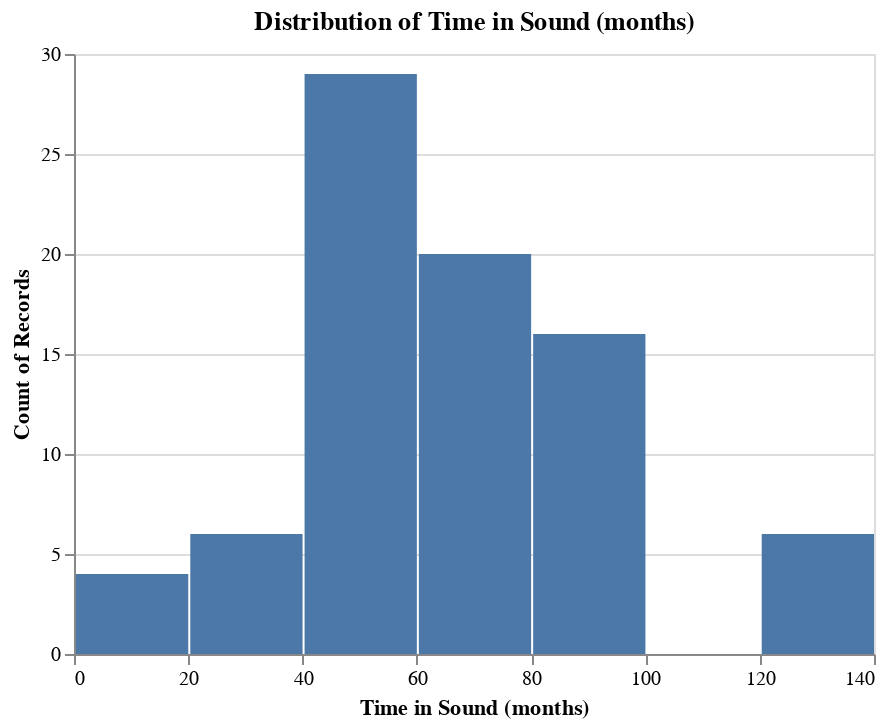

This figure's notebook cell:
### Code cell
# histogram of time in sound:
ah.histogram(alldf, 'Time in Sound (months)', output_directory)

### Figure 1 — Vega-Lite specification as saved in the notebook (floating-point values rounded to 4 significant figures)
{"config": {"view": {"continuousWidth": 400, "continuousHeight": 300}}, "data": {"name": "data-4416f89051a386f4a23cd33d6e41353e"}, "mark": "bar", "encoding": {"x": {"type": "quantitative", "bin": true, "field": "Time in Sound (months)", "title": "Time in Sound (months)"}, "y": {"type": "quantitative", "aggregate": "count"}}, "title": "Distribution of Time in Sound (months)", "$schema": "https://vega.github.io/schema/vega-lite/v4.8.1.json", "datasets": {"data-4416f89051a386f4a23cd33d6e41353e": [{"Unnamed: 0": 0, "ID": "942", "Group": "CI", "Condition": "Related", "Mean Amplitude": -15.61, "Age (months)": 56, "Time in Sound (months)": 43, "Age of Activation (months)": 13.0, "Region": "Frontal"}, {"Unnamed: 0": 1, "ID": "959", "Group": "CI", "Condition": "Related", "Mean Amplitude": -8.93, "Age (months)": 57, "Time in Sound (months)": 17, "Age of Activation (months)": 40.0, "Region": "Frontal"}, {"Unnamed: 0": 2, "ID": "925", "Group": "CI", "Condition": "Related", "Mean Amplitude": -12.59, "Age (months)": 58, "Time in Sound (months)": 52, "Age of Activation (months)": 6.0, "Region": "Frontal"}, {"Unnamed: 0": 3, "ID": "956", "Group": "CI", "Condition": "Related", "Mean Amplitude": -7.367, "Age (months)": 58, "Time in Sound (months)": 5, "Age of Activation (months)": 53.0, "Region": "Frontal"}, {"Unnamed: 0": 4, "ID": "955", "Group": "CI", "Condition": "Related", "Mean Amplitude": -2.817, "Age (months)": 61, "Time in Sound (months)": 49, "Age of Activation (months)": 12.0, "Region": "Frontal"}, {"Unnamed: 0": 5, "ID": "904", "Group": "CI", "Condition": "Related", "Mean Amplitude": -19.84, "Age (months)": 67, "Time in Sound (months)": 54, "Age of Activation (months)": 13.0, "Region": "Frontal"}, {"Unnamed: 0": 6, "ID": "911", "Group": "CI", "Condition": "Related", "Mean Amplitude": -16.24, "Age (months)": 67, "Time in Sound (months)": 54, "Age of Activation (months)": 13.0, "Region": "Frontal"}, {"Unnamed: 0": 7, "ID": "919", "Group": "CI", "Condition": "Related", "Mean Amplitude": -14.0, "Age (months)": 74, "Time in Sound (months)": 67, "Age of Activation (months)": 7.0, "Region": "Frontal"}, {"Unnamed: 0": 9, "ID": "945", "Group": "CI", "Condition": "Related", "Mean Amplitude": -8.855, "Age (months)": 77, "Time in Sound (months)": 56, "Age of Activation (months)": 21.0, "Region": "Frontal"}, {"Unnamed: 0": 10, "ID": "961", "Group": "CI", "Condition": "Related", "Mean Amplitude": -3.653, "Age (months)": 77, "Time in Sound (months)": 63, "Age of Activation (months)": 14.0, "Region": "Frontal"}, {"Unnamed: 0": 11, "ID": "903", "Group": "CI", "Condition": "Related", "Mean Amplitude": -20.12, "Age (months)": 82, "Time in Sound (months)": 72, "Age of Activation (months)": 10.0, "Region": "Frontal"}, {"Unnamed: 0": 13, "ID": "936", "Group": "CI", "Condition": "Related", "Mean Amplitude": 2.601, "Age (months)": 86, "Time in Sound (months)": 71, "Age of Activation (months)": 15.0, "Region": "Frontal"}, {"Unnamed: 0": 14, "ID": "901", "Group": "CI", "Condition": "Related", "Mean Amplitude": -28.02, "Age (months)": 86, "Time in Sound (months)": 68, "Age of Activation (months)": 18.0, "Region": "Frontal"}, {"Unnamed: 0": 15, "ID": "923", "Group": "CI", "Condition": "Related", "Mean Amplitude": -8.112, "Age (months)": 87, "Time in Sound (months)": 56, "Age of Activation (months)": 31.0, "Region": "Frontal"}, {"Unnamed: 0": 16, "ID": "924", "Group": "CI", "Condition": "Related", "Mean Amplitude": -7.386, "Age (months)": 87, "Time in Sound (months)": 74, "Age of Activation (months)": 13.0, "Region": "Frontal"}, {"Unnamed: 0": 17, "ID": "934", "Group": "CI", "Condition": "Related", "Mean Amplitude": -6.924, "Age (months)": 89, "Time in Sound (months)": 80, "Age of Activation (months)": 9.0, "Region": "Frontal"}, {"Unnamed: 0": 18, "ID": "951", "Group": "CI", "Condition": "Related", "Mean Amplitude": -20.02, "Age (months)": 89, "Time in Sound (months)": 49, "Age of Activation (months)": 40.0, "Region": "Frontal"}, {"Unnamed: 0": 19, "ID": "913", "Group": "CI", "Condition": "Related", "Mean Amplitude": -14.82, "Age (months)": 100, "Time in Sound (months)": 86, "Age of Activation (months)": 14.0, "Region": "Frontal"}, {"Unnamed: 0": 20, "ID": "910", "Group": "CI", "Condition": "Related", "Mean Amplitude": -24.73, "Age (months)": 102, "Time in Sound (months)": 87, "Age of Activation (months)": 15.0, "Region": "Frontal"}, {"Unnamed: 0": 21, "ID": "941", "Group": "CI", "Condition": "Related", "Mean Amplitude": -21.5, "Age (months)": 106, "Time in Sound (months)": 35, "Age of Activation (months)": 71.0, "Region": "Frontal"}, {"Unnamed: 0": 22, "ID": "947", "Group": "CI", "Condition": "Related", "Mean Amplitude": -6.167, "Age (months)": 106, "Time in Sound (months)": 27, "Age of Activation (months)": 79.0, "Region": "Frontal"}, {"Unnamed: 0": 23, "ID": "935", "Group": "CI", "Condition": "Related", "Mean Amplitude": -13.32, "Age (months)": 122, "Time in Sound (months)": 80, "Age of Activation (months)": 42.0, "Region": "Frontal"}, {"Unnamed: 0": 24, "ID": "937", "Group": "CI", "Condition": "Related", "Mean Amplitude": -14.51, "Age (months)": 122, "Time in Sound (months)": 55, "Age of Activation (months)": 67.0, "Region": "Frontal"}, {"Unnamed: 0": 25, "ID": "857", "Group": "HG", "Condition": "Related", "Mean Amplitude": -13.35, "Age (months)": 33, "Time in Sound (months)": 33, "Age of Activation (months)": null, "Region": "Frontal"}, {"Unnamed: 0": 26, "ID": "847", "Group": "HG", "Condition": "Related", "Mean Amplitude": -3.141, "Age (months)": 43, "Time in Sound (months)": 43, "Age of Activation (months)": null, "Region": "Frontal"}, {"Unnamed: 0": 27, "ID": "858", "Group": "HG", "Condition": "Related", "Mean Amplitude": -6.38, "Age (months)": 51, "Time in Sound (months)": 51, "Age of Activation (months)": null, "Region": "Frontal"}, {"Unnamed: 0": 28, "ID": "859", "Group": "HG", "Condition": "Related", "Mean Amplitude": -7.24, "Age (months)": 52, "Time in Sound (months)": 52, "Age of Activation (months)": null, "Region": "Frontal"}, {"Unnamed: 0": 29, "ID": "841", "Group": "HG", "Condition": "Related", "Mean Amplitude": -18.55, "Age (months)": 56, "Time in Sound (months)": 56, "Age of Activation (months)": null, "Region": "Frontal"}, {"Unnamed: 0": 30, "ID": "836", "Group": "HG", "Condition": "Related", "Mean Amplitude": -16.37, "Age (months)": 59, "Time in Sound (months)": 59, "Age of Activation (months)": null, "Region": "Frontal"}, {"Unnamed: 0": 31, "ID": "846", "Group": "HG", "Condition": "Related", "Mean Amplitude": -20.0, "Age (months)": 68, "Time in Sound (months)": 68, "Age of Activation (months)": null, "Region": "Frontal"}, {"Unnamed: 0": 32, "ID": "N4C01", "Group": "HG", "Condition": "Related", "Mean Amplitude": -4.009, "Age (months)": 61, "Time in Sound (months)": 61, "Age of Activation (months)": null, "Region": "Frontal"}, {"Unnamed: 0": 33, "ID": "842", "Group": "HG", "Condition": "Related", "Mean Amplitude": -15.07, "Age (months)": 67, "Time in Sound (months)": 67, "Age of Activation (months)": null, "Region": "Frontal"}, {"Unnamed: 0": 34, "ID": "848", "Group": "HG", "Condition": "Related", "Mean Amplitude": -13.68, "Age (months)": 74, "Time in Sound (months)": 74, "Age of Activation (months)": null, "Region": "Frontal"}, {"Unnamed: 0": 36, "ID": "N4C10", "Group": "HG", "Condition": "Related", "Mean Amplitude": -6.016, "Age (months)": 82, "Time in Sound (months)": 82, "Age of Activation (months)": null, "Region": "Frontal"}, {"Unnamed: 0": 37, "ID": "N4C13", "Group": "HG", "Condition": "Related", "Mean Amplitude": -28.01, "Age (months)": 85, "Time in Sound (months)": 85, "Age of Activation (months)": null, "Region": "Frontal"}, {"Unnamed: 0": 38, "ID": "809", "Group": "HG", "Condition": "Related", "Mean Amplitude": -18.31, "Age (months)": 99, "Time in Sound (months)": 99, "Age of Activation (months)": null, "Region": "Frontal"}, {"Unnamed: 0": 39, "ID": "N4C09", "Group": "HG", "Condition": "Related", "Mean Amplitude": -14.53, "Age (months)": 99, "Time in Sound (months)": 99, "Age of Activation (months)": null, "Region": "Frontal"}, {"Unnamed: 0": 40, "ID": "850", "Group": "HG", "Condition": "Related", "Mean Amplitude": -15.11, "Age (months)": 124, "Time in Sound (months)": 124, "Age of Activation (months)": null, "Region": "Frontal"}, {"Unnamed: 0": 41, "ID": "801", "Group": "HG", "Condition": "Related", "Mean Amplitude": -13.3, "Age (months)": 127, "Time in Sound (months)": 127, "Age of Activation (months)": null, "Region": "Frontal"}, {"Unnamed: 0": 42, "ID": "803", "Group": "HG", "Condition": "Related", "Mean Amplitude": -11.74, "Age (months)": 128, "Time in Sound (months)": 128, "Age of Activation (months)": null, "Region": "Frontal"}, {"Unnamed: 0": 43, "ID": "942", "Group": "CI", "Condition": "Unrelated", "Mean Amplitude": -19.68, "Age (months)": 56, "Time in Sound (months)": 43, "Age of Activation (months)": 13.0, "Region": "Frontal"}, {"Unnamed: 0": 44, "ID": "959", "Group": "CI", "Condition": "Unrelated", "Mean Amplitude": -15.05, "Age (months)": 57, "Time in Sound (months)": 17, "Age of Activation (months)": 40.0, "Region": "Frontal"}, {"Unnamed: 0": 45, "ID": "925", "Group": "CI", "Condition": "Unrelated", "Mean Amplitude": -15.04, "Age (months)": 58, "Time in Sound (months)": 52, "Age of Activation (months)": 6.0, "Region": "Frontal"}, {"Unnamed: 0": 46, "ID": "956", "Group": "CI", "Condition": "Unrelated", "Mean Amplitude": -20.8, "Age (months)": 58, "Time in Sound (months)": 5, "Age of Activation (months)": 53.0, "Region": "Frontal"}, {"Unnamed: 0": 47, "ID": "955", "Group": "CI", "Condition": "Unrelated", "Mean Amplitude": -2.808, "Age (months)": 61, "Time in Sound (months)": 49, "Age of Activation (months)": 12.0, "Region": "Frontal"}, {"Unnamed: 0": 48, "ID": "904", "Group": "CI", "Condition": "Unrelated", "Mean Amplitude": -20.64, "Age (months)": 67, "Time in Sound (months)": 54, "Age of Activation (months)": 13.0, "Region": "Frontal"}, {"Unnamed: 0": 49, "ID": "911", "Group": "CI", "Condition": "Unrelated", "Mean Amplitude": -17.36, "Age (months)": 67, "Time in Sound (months)": 54, "Age of Activation (months)": 13.0, "Region": "Frontal"}, {"Unnamed: 0": 50, "ID": "919", "Group": "CI", "Condition": "Unrelated", "Mean Amplitude": -15.46, "Age (months)": 74, "Time in Sound (months)": 67, "Age of Activation (months)": 7.0, "Region": "Frontal"}, {"Unnamed: 0": 52, "ID": "945", "Group": "CI", "Condition": "Unrelated", "Mean Amplitude": -16.92, "Age (months)": 77, "Time in Sound (months)": 56, "Age of Activation (months)": 21.0, "Region": "Frontal"}, {"Unnamed: 0": 53, "ID": "961", "Group": "CI", "Condition": "Unrelated", "Mean Amplitude": -19.6, "Age (months)": 77, "Time in Sound (months)": 63, "Age of Activation (months)": 14.0, "Region": "Frontal"}, {"Unnamed: 0": 54, "ID": "903", "Group": "CI", "Condition": "Unrelated", "Mean Amplitude": -24.76, "Age (months)": 82, "Time in Sound (months)": 72, "Age of Activation (months)": 10.0, "Region": "Frontal"}, {"Unnamed: 0": 55, "ID": "921", "Group": "CI", "Condition": "Unrelated", "Mean Amplitude": -33.19, "Age (months)": 82, "Time in Sound (months)": 46, "Age of Activation (months)": 36.0, "Region": "Frontal"}, {"Unnamed: 0": 56, "ID": "936", "Group": "CI", "Condition": "Unrelated", "Mean Amplitude": -6.697, "Age (months)": 86, "Time in Sound (months)": 71, "Age of Activation (months)": 15.0, "Region": "Frontal"}, {"Unnamed: 0": 57, "ID": "901", "Group": "CI", "Condition": "Unrelated", "Mean Amplitude": -3.359, "Age (months)": 86, "Time in Sound (months)": 68, "Age of Activation (months)": 18.0, "Region": "Frontal"}, {"Unnamed: 0": 58, "ID": "923", "Group": "CI", "Condition": "Unrelated", "Mean Amplitude": -22.51, "Age (months)": 87, "Time in Sound (months)": 56, "Age of Activation (months)": 31.0, "Region": "Frontal"}, {"Unnamed: 0": 59, "ID": "924", "Group": "CI", "Condition": "Unrelated", "Mean Amplitude": -18.95, "Age (months)": 87, "Time in Sound (months)": 74, "Age of Activation (months)": 13.0, "Region": "Frontal"}, {"Unnamed: 0": 60, "ID": "934", "Group": "CI", "Condition": "Unrelated", "Mean Amplitude": -14.02, "Age (months)": 89, "Time in Sound (months)": 80, "Age of Activation (months)": 9.0, "Region": "Frontal"}, {"Unnamed: 0": 61, "ID": "951", "Group": "CI", "Condition": "Unrelated", "Mean Amplitude": -19.7, "Age (months)": 89, "Time in Sound (months)": 49, "Age of Activation (months)": 40.0, "Region": "Frontal"}, {"Unnamed: 0": 62, "ID": "913", "Group": "CI", "Condition": "Unrelated", "Mean Amplitude": -15.58, "Age (months)": 100, "Time in Sound (months)": 86, "Age of Activation (months)": 14.0, "Region": "Frontal"}, {"Unnamed: 0": 63, "ID": "910", "Group": "CI", "Condition": "Unrelated", "Mean Amplitude": -35.34, "Age (months)": 102, "Time in Sound (months)": 87, "Age of Activation (months)": 15.0, "Region": "Frontal"}, {"Unnamed: 0": 64, "ID": "941", "Group": "CI", "Condition": "Unrelated", "Mean Amplitude": -19.01, "Age (months)": 106, "Time in Sound (months)": 35, "Age of Activation (months)": 71.0, "Region": "Frontal"}, {"Unnamed: 0": 65, "ID": "947", "Group": "CI", "Condition": "Unrelated", "Mean Amplitude": -19.22, "Age (months)": 106, "Time in Sound (months)": 27, "Age of Activation (months)": 79.0, "Region": "Frontal"}, {"Unnamed: 0": 66, "ID": "935", "Group": "CI", "Condition": "Unrelated", "Mean Amplitude": -16.62, "Age (months)": 122, "Time in Sound (months)": 80, "Age of Activation (months)": 42.0, "Region": "Frontal"}, {"Unnamed: 0": 67, "ID": "937", "Group": "CI", "Condition": "Unrelated", "Mean Amplitude": -27.73, "Age (months)": 122, "Time in Sound (months)": 55, "Age of Activation (months)": 67.0, "Region": "Frontal"}, {"Unnamed: 0": 68, "ID": "857", "Group": "HG", "Condition": "Unrelated", "Mean Amplitude": -8.053, "Age (months)": 33, "Time in Sound (months)": 33, "Age of Activation (months)": null, "Region": "Frontal"}, {"Unnamed: 0": 69, "ID": "847", "Group": "HG", "Condition": "Unrelated", "Mean Amplitude": -2.966, "Age (months)": 43, "Time in Sound (months)": 43, "Age of Activation (months)": null, "Region": "Frontal"}, {"Unnamed: 0": 70, "ID": "858", "Group": "HG", "Condition": "Unrelated", "Mean Amplitude": -18.59, "Age (months)": 51, "Time in Sound (months)": 51, "Age of Activation (months)": null, "Region": "Frontal"}, {"Unnamed: 0": 71, "ID": "859", "Group": "HG", "Condition": "Unrelated", "Mean Amplitude": -7.7, "Age (months)": 52, "Time in Sound (months)": 52, "Age of Activation (months)": null, "Region": "Frontal"}, {"Unnamed: 0": 72, "ID": "841", "Group": "HG", "Condition": "Unrelated", "Mean Amplitude": -28.02, "Age (months)": 56, "Time in Sound (months)": 56, "Age of Activation (months)": null, "Region": "Frontal"}, {"Unnamed: 0": 73, "ID": "836", "Group": "HG", "Condition": "Unrelated", "Mean Amplitude": -8.181, "Age (months)": 59, "Time in Sound (months)": 59, "Age of Activation (months)": null, "Region": "Frontal"}, {"Unnamed: 0": 74, "ID": "846", "Group": "HG", "Condition": "Unrelated", "Mean Amplitude": -27.16, "Age (months)": 68, "Time in Sound (months)": 68, "Age of Activation (months)": null, "Region": "Frontal"}, {"Unnamed: 0": 75, "ID": "N4C01", "Group": "HG", "Condition": "Unrelated", "Mean Amplitude": -17.46, "Age (months)": 61, "Time in Sound (months)": 61, "Age of Activation (months)": null, "Region": "Frontal"}, {"Unnamed: 0": 76, "ID": "842", "Group": "HG", "Condition": "Unrelated", "Mean Amplitude": -18.28, "Age (months)": 67, "Time in Sound (months)": 67, "Age of Activation (months)": null, "Region": "Frontal"}, {"Unnamed: 0": 77, "ID": "848", "Group": "HG", "Condition": "Unrelated", "Mean Amplitude": -15.1, "Age (months)": 74, "Time in Sound (months)": 74, "Age of Activation (months)": null, "Region": "Frontal"}, {"Unnamed: 0": 79, "ID": "N4C10", "Group": "HG", "Condition": "Unrelated", "Mean Amplitude": -9.489, "Age (months)": 82, "Time in Sound (months)": 82, "Age of Activation (months)": null, "Region": "Frontal"}, {"Unnamed: 0": 80, "ID": "N4C13", "Group": "HG", "Condition": "Unrelated", "Mean Amplitude": -25.55, "Age (months)": 85, "Time in Sound (months)": 85, "Age of Activation (months)": null, "Region": "Frontal"}, {"Unnamed: 0": 81, "ID": "809", "Group": "HG", "Condition": "Unrelated", "Mean Amplitude": -13.55, "Age (months)": 99, "Time in Sound (months)": 99, "Age of Activation (months)": null, "Region": "Frontal"}, {"Unnamed: 0": 82, "ID": "N4C09", "Group": "HG", "Condition": "Unrelated", "Mean Amplitude": -11.51, "Age (months)": 99, "Time in Sound (months)": 99, "Age of Activation (months)": null, "Region": "Frontal"}, {"Unnamed: 0": 83, "ID": "850", "Group": "HG", "Condition": "Unrelated", "Mean Amplitude": -22.29, "Age (months)": 124, "Time in Sound (months)": 124, "Age of Activation (months)": null, "Region": "Frontal"}, {"Unnamed: 0": 84, "ID": "801", "Group": "HG", "Condition": "Unrelated", "Mean Amplitude": -24.32, "Age (months)": 127, "Time in Sound (months)": 127, "Age of Activation (months)": null, "Region": "Frontal"}, {"Unnamed: 0": 85, "ID": "803", "Group": "HG", "Condition": "Unrelated", "Mean Amplitude": -15.16, "Age (months)": 128, "Time in Sound (months)": 128, "Age of Activation (months)": null, "Region": "Frontal"}]}}
